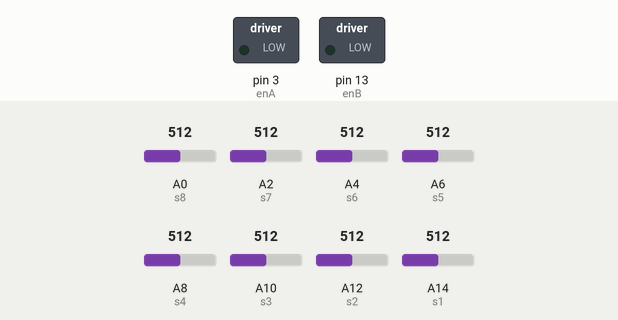
This sketch was run on a simulated Arduino Mega 2560, built with avr-gcc and run on an emulated ATmega2560. On the bench: switched loads named in the sketch (green lamp = pin HIGH). The inputs (shaded band) are chosen by the test bench; at power-on: A0 (s8) = 512, A2 (s7) = 512, A4 (s6) = 512, A6 (s5) = 512, A8 (s4) = 512, A10 (s3) = 512, A12 (s2) = 512, A14 (s1) = 512. What the sketch prints to the serial monitor is not drawn.

Above: at 0.0 s.
At 7.9 s:
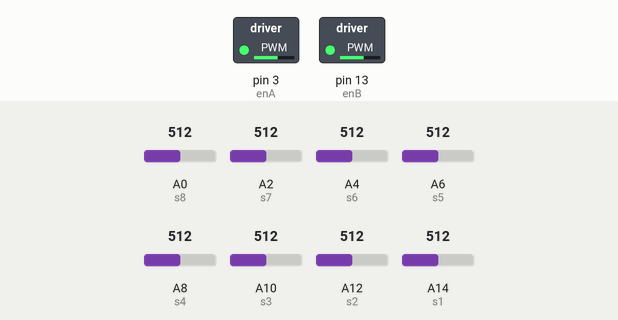
Timing chart, 0 to 9.4 s (numbered marks = the images above):
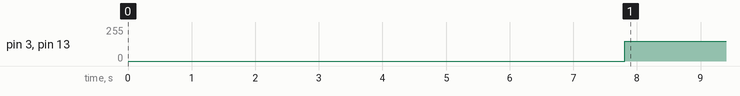

The sketch:

LineFOllower_P.ino
```cpp
  int Kp = 1.2;
  int Sp = 0;
  int MAXPWM = 150;
  int MINPWM = 0;
  float intervalPWM = (MAXPWM - MINPWM) / 8;
  int PV;

  #define enA 3
  #define in1 5
  #define in2 7
  #define enB 13
  #define in3 9
  #define in4 11

  int s1=A14;
  int s2=A12;
  int s3=A10;
  int s4=A8;
  int s5=A6;
  int s6=A4;
  int s7=A2;
  int s8=A0;


  int lPWM;
  int rPWM; //87%dari speed motor B

  int kondisi;
  int m;
  int lp=0;
  int lp2=0;
  int sen[8];
  int awl[8];
  int pth[8];
  int htm[8];
  int mid[8];
  String val;

  void jalankenMotor();

  void setup() {


    pinMode(s1,INPUT);
    pinMode(s2,INPUT);
    pinMode(s3,INPUT);
    pinMode(s4,INPUT);
    pinMode(s5,INPUT);
    pinMode(s6,INPUT);
    pinMode(s7,INPUT);
    pinMode(s8,INPUT);
    //pinMode(s9,INPUT);
   // pinMode(s10,INPUT);
    Serial.begin(9600);

              do
              {
                sen[0]=analogRead(s1);
                sen[1]=analogRead(s2);
                sen[2]=analogRead(s3);
                sen[3]=analogRead(s4);
                sen[4]=analogRead(s5);
                sen[5]=analogRead(s6);
                sen[6]=analogRead(s7);
                sen[7]=analogRead(s8);
                //sen[8]=analogRead(s9);
                //sen[9]=analogRead(s10);
                  if(lp<8)
                  {
                    //====================================================
                    for (int i=0;i<8;i++)
                    {
                      pth[i]=sen[i];
                      Serial.print(pth[i]);
                      Serial.print("[");
                      Serial.print(i);
                      Serial.print("]");
                      Serial.print(",");
                    }
                    Serial.println("PUTIH AWAL");
                    //====================================================
                    for (int i=0;i<8;i++)
                    {
                      htm[i]=sen[i];
                      Serial.print(htm[i]);
                      Serial.print("[");
                      Serial.print(i);
                      Serial.print("]");
                      Serial.print(",");
                    }
                    Serial.println("HITAM AWAL");
                  }

                  else
                  {
                    Serial.println(lp);
                    //NILAI SENSOR
                    //====================================================
                    for(int i=0;i<8;i++)
                    {
                      Serial.print(sen[i]);
                      Serial.print("[");
                      Serial.print(i);
                      Serial.print("]");
                      Serial.print(",");
                    }
                    Serial.println("NILAI SENSOR");

                    //NILAI PUTIH
                    //====================================================
                    for(int i=0;i<8;i++)
                    {
                      if(sen[i]<pth[i])
                      {
                        pth[i]=sen[i];
                      }
                      else if(sen[i]>pth[i])
                      {
                        pth[i]=pth[i];
                      }
                      Serial.print(pth[i]);
                      Serial.print("[");
                      Serial.print(i);
                      Serial.print("]");
                      Serial.print(",");
                    }
                    Serial.println("NILAI PUTIH");

                    //NILAI HITAM
                    //====================================================
                    for(int i=0;i<8;i++)
                    {
                      if(sen[i]>htm[i])
                      {
                        htm[i]=sen[i];
                      }
                      else if(sen[i]<htm[i])
                      {
                        htm[i]=htm[i];
                      }
                      Serial.print(htm[i]);
                      Serial.print("[");
                      Serial.print(i);
                      Serial.print("]");
                      Serial.print(",");
                    }
                    Serial.println("NILAI HITAM");

                    //NILAI TENGAH
                    //====================================================
                    for(int i=0;i<8;i++)
                    {
                      mid[i]=((htm[i]-pth[i])/2)+pth[i];
                      Serial.print(mid[i]);
                      Serial.print("[");
                      Serial.print(i);
                      Serial.print("]");
                      Serial.print(",");
                    }
                    Serial.println("NILAI TENGAH");
                  }
                  lp++;
                lp2++;
              }
              while(lp2<=30);
  }

  void loop() {
      sen[0]=analogRead(s1);
      sen[1]=analogRead(s2);
      sen[2]=analogRead(s3);
      sen[3]=analogRead(s4);
      sen[4]=analogRead(s5);
      sen[5]=analogRead(s6);
      sen[6]=analogRead(s7);
      sen[7]=analogRead(s8);
   //   sen[8]=analogRead(s9);
   //   sen[9]=analogRead(s10);

      //===================================================================
      //KONVERSI TO STRING
      //===================================================================
      for(int i=0;i<8;i++)
      {
        if(sen[i]<mid[i])
        {
          sen[i]=1;
        }
        else if(sen[i]>=mid[i])
        {
          sen[i]=0;
        }
        if(i==0){
          val= String(sen[i]);
        }
        else{
          val+= String(sen[i]);
        }
      }
    //  Serial.println(val);

      //===================================================================
      //PENGKONDISIAN
      //===================================================================
   /*        if(val=="0111111111"){kondisi=1;}
      else if(val=="0011111111"){kondisi=2;}
      else if(val=="1011111111"){kondisi=3;}
      else if(val=="1001111111"){kondisi=4;}
      else if(val=="1101111111"){kondisi=5;}
      else if(val=="1100111111"){kondisi=6;}
      else if(val=="1110111111"){kondisi=7;}
      else if(val=="1110011111"){kondisi=8;}
      else if(val=="1111011111"){kondisi=9;}
      else if(val=="1111001111"){kondisi=10;}
      else if(val=="1111101111"){kondisi=11;}
      else if(val=="1111100111"){kondisi=12;}
      else if(val=="1111110111"){kondisi=13;}
      else if(val=="1111110011"){kondisi=14;}
      else if(val=="1111111011"){kondisi=15;}
      else if(val=="1111111001"){kondisi=16;}
      else if(val=="1111111101"){kondisi=17;}
      else if(val=="1111111100"){kondisi=18;}
      else if(val=="1111111110"){kondisi=19;}
      else if(val=="1111111111"){kondisi=20;}
      else {kondisi=10;}*/
     // Serial.println(kondisi);


    if (val == "11111110") { //sensor paling kiri
      PV= -7;
      m=1;
    }
    if (val == "11111000" or val == "11111100")   {
      PV =  -6;
      m=1;
    }
    if (val == "11111101") {
      PV= -5;
      m=1;
    }
    if (val == "11110001" or val == "11111001" ) {
      PV= -4;
      m=1;
    }
    if (val == "11111011") {
      PV= -3;
      m=1;
    }
    if (val == "11100011" or val == "11110011") {
      PV= -2;
      m=1;
    }
    if (val == "11110111") {
      PV= -1;
      m=1;
    }
    if (val == "11100111") {
      // tengah
      PV= 0;
    }
    if (val == "11101111") {
      PV= 1;
      m=2;
    }
    if (val == "11000111" or val == "11001111") {
      PV= 2;
      m=2;
    }
    if (val == "11011111") {
      PV= 3;
      m=2;
    }
    if (val == "10001111" or val == "10011111") {
      PV= 4;
      m=2;
    }
    if (val == "10111111") {
      PV= 5;
      m=2;
    }
    if (val == "00011111" or val == "00111111") {
      PV= 6;
      m=2;
    }
    if (val == "01111111") {
      // ujung kanan
      PV= 7  ;
      m=2;
    }
    if (val == "11111111" or val == "00000000" ) {
      // loss
      PV = PV;
    }


   /*   //=============================================================
      //GERAKAN MOTOR
      //=============================================================
      if (PV==-7){analogWrite(enB,spB*0.8);
                      analogWrite(enA,spA*0);
                      digitalWrite(in1,LOW); digitalWrite(in2,HIGH); digitalWrite(in3,LOW); digitalWrite(in4,HIGH);
                      m=1;}
      //============================================================================================================
      else if (kondisi==-6){analogWrite(enB,spB*0.7);
                      analogWrite(enA,spA*0.15);
                      digitalWrite(in1,LOW); digitalWrite(in2,HIGH); digitalWrite(in3,LOW); digitalWrite(in4,HIGH);
                      m=1;}
      //============================================================================================================
      else if (kondisi==-5){analogWrite(enB,spB*0.7);
                      analogWrite(enA,spA*0.15);
                      digitalWrite(in1,LOW); digitalWrite(in2,HIGH); digitalWrite(in3,LOW); digitalWrite(in4,HIGH);
                      m=1;}
      //============================================================================================================
      else if (kondisi==-4){analogWrite(enB,spB*0.7);
                      analogWrite(enA,spA*0.20);
                      digitalWrite(in1,LOW); digitalWrite(in2,HIGH); digitalWrite(in3,LOW); digitalWrite(in4,HIGH);
                      m=1;}
      //============================================================================================================
      else if (kondisi==-3){analogWrite(enB,spB*0.7);
                      analogWrite(enA,spA*0.20);
                      digitalWrite(in1,LOW); digitalWrite(in2,HIGH); digitalWrite(in3,LOW); digitalWrite(in4,HIGH);
                      m=1;}
      //============================================================================================================
      else if (kondisi==-2){analogWrite(enB,spB*0.7);
                      analogWrite(enA,spA*0.30);
                      digitalWrite(in1,LOW); digitalWrite(in2,HIGH); digitalWrite(in3,LOW); digitalWrite(in4,HIGH);
                      m=1;}
      //============================================================================================================
      else if (kondisi==-1){analogWrite(enB,spB);
                      analogWrite(enA,spA*0.8);
                      digitalWrite(in1,LOW); digitalWrite(in2,HIGH); digitalWrite(in3,LOW); digitalWrite(in4,HIGH);
                      m=1;}
      //============================================================================================================
      else if (kondisi==0){analogWrite(enB,spB);
                      analogWrite(enA,spA);
                      digitalWrite(in1,LOW); digitalWrite(in2,HIGH); digitalWrite(in3,LOW); digitalWrite(in4,HIGH);
      }
      //============================================================================================================
      else if (kondisi==1){analogWrite(enB,spB*0.7);
                      analogWrite(enA,spA*0.9);
                      digitalWrite(in1,LOW); digitalWrite(in2,HIGH); digitalWrite(in3,LOW); digitalWrite(in4,HIGH);
                      m=1;}
      //============================================================================================================
      //CENTER>>>>>>>>>>>>>>>>>>>>>>>>>>>>>>>>>>>>>>>>>>>>>>>>>>>>>>>>>>>>>>>>>>>>>>>>>>>>>>>>>>>>>>>>>>>>>>>>>>>>>>
      else if (kondisi==2){analogWrite(enB,spB*0.3);
                      analogWrite(enA,spA*0.7);
                      digitalWrite(in1,LOW); digitalWrite(in2,HIGH); digitalWrite(in3,LOW); digitalWrite(in4,HIGH);}
      //CENTER>>>>>>>>>>>>>>>>>>>>>>>>>>>>>>>>>>>>>>>>>>>>>>>>>>>>>>>>>>>>>>>>>>>>>>>>>>>>>>>>>>>>>>>>>>>>>>>>>>>>>>
      //============================================================================================================
      else if (kondisi==3){analogWrite(enB,spB*0.3);
                      analogWrite(enA,spA*0.7);
                      digitalWrite(in1,LOW); digitalWrite(in2,HIGH); digitalWrite(in3,LOW); digitalWrite(in4,HIGH);;
                      m=2;}
      //============================================================================================================
      else if (kondisi==4){analogWrite(enB,spB*0.25);
                      analogWrite(enA,spA*0.7);
                      digitalWrite(in1,LOW); digitalWrite(in2,HIGH); digitalWrite(in3,LOW); digitalWrite(in4,HIGH);;
                      m=2;}
      //============================================================================================================
      else if (kondisi==5){analogWrite(enB,spB*0.20);
                      analogWrite(enA,spA*0.8);
                      digitalWrite(in1,LOW); digitalWrite(in2,HIGH); digitalWrite(in3,LOW); digitalWrite(in4,HIGH);
                      m=2;}
      //============================================================================================================
      else if (kondisi==6){analogWrite(enB,spB*0.15);
                      analogWrite(enA,spA*0.8);
                      digitalWrite(in1,LOW); digitalWrite(in2,HIGH); digitalWrite(in3,LOW); digitalWrite(in4,HIGH);
                      m=2;}
      //============================================================================================================
      else if (kondisi==7){analogWrite(enB,spB*0.10);
                      analogWrite(enA,spA*0.8);
                      digitalWrite(in1,LOW); digitalWrite(in2,HIGH); digitalWrite(in3,LOW); digitalWrite(in4,HIGH);
                      m=2;}
  */
      //============================================================================================================
      //>>>>>>>MEMORY<<<<<<<<<<<<<<<<<<<<<<<<<<<<<<<<<<<<<<<<<<<<<<<<<<<<<<<<<<<<<<<


  int error = Sp - PV;
  int P = Kp * error;


  int MV = P;

       /**     if (  PV==8){
              if(m==1){
                            PV= -7;
                       }
              else if(m==2){
                            PV= 7;
                      }
                      }*/

          if (MV == 0) { //lurus, maju cepat
              lPWM = MAXPWM;
              rPWM = MAXPWM;
          } else if (MV > 0) { // alihkan ke kiri
              rPWM = MAXPWM - ((intervalPWM - 20) * MV);
              lPWM = (MAXPWM - (intervalPWM * MV) - 15);

          } else if (MV < 0) { // alihkan ke kanan
              lPWM = MAXPWM+( ( intervalPWM - 20 ) * MV);
              rPWM = MAXPWM+( ( intervalPWM * MV ) - 15 );
          }


      jalankenMotor();


      //============================================================================================================

      Serial.print(rPWM);
      Serial.print("   ");
      Serial.print(lPWM);
      Serial.print("   ");
      Serial.print(val);
      Serial.print("   ");
      Serial.println(PV);
  }


  void jalankenMotor(){


       rPWM=abs(rPWM);
      lPWM=abs(lPWM);


    //Jalan Motor Kiri
    analogWrite(enA, lPWM);
    digitalWrite(in1, LOW);
    digitalWrite(in2, HIGH);

    analogWrite(enB, rPWM);
    digitalWrite(in3, LOW);
    digitalWrite(in4, HIGH);


    }
```

Measured:
- by itself, pin 3 (enA), pin 13 (enB): 0/255 → 150/255 at 7.8 s
